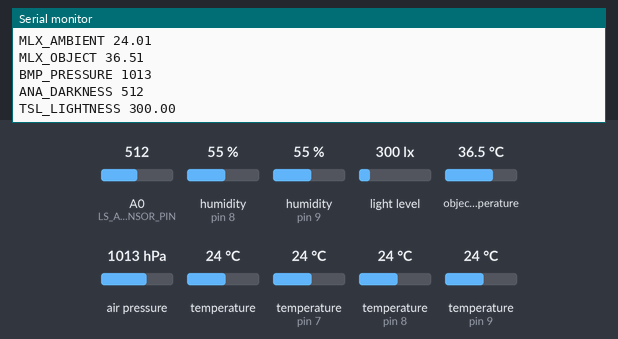
This sketch was run on a simulated Arduino Mega 2560, built with avr-gcc and run on an emulated ATmega2560. Shown: the last lines printed to the serial monitor. Wiring (inferred from the names in the program): DS3231 clock at I2C address 0x68. The test bench sets the inputs (shaded band); at power-on: A0 (LS_ANALOG_SENSOR_PIN) = 512, humidity (sensors on pin 8, pin 9) 55 %, light level 300 lx, object temperature 36.5 °C, air pressure 1013 hPa, temperature 24 °C, temperature (sensors on pin 7, pin 8, pin 9) 24 °C. WiFi joins after 1.5 s; servers stay silent unless stated; the local clock reads 2024-03-15 10:24:30 at power-on unless the sketch sets it.

Above: at 19.6 s.
19.7 s: A0 (LS_ANALOG_SENSOR_PIN) set to 105
At 21.0 s:
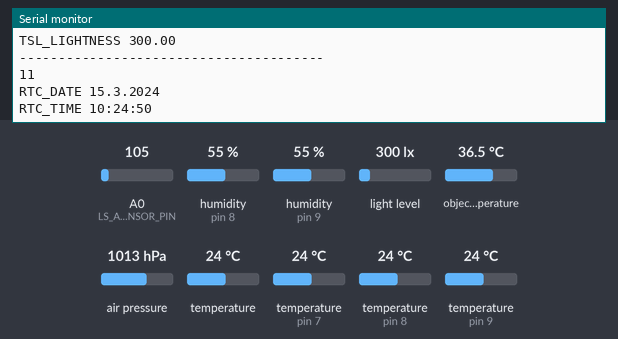
29.0 s: A0 (LS_ANALOG_SENSOR_PIN) set to 91
At 29.6 s:
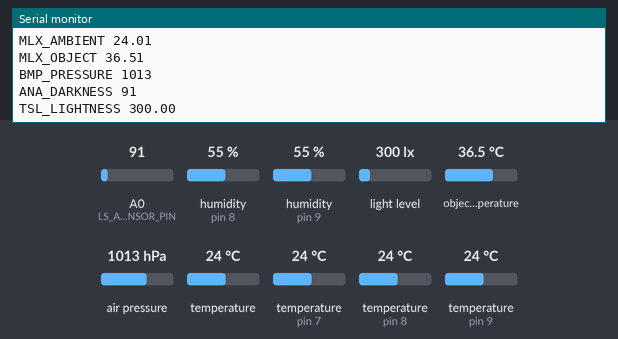
Timing chart, 0 to 32.0 s (numbered marks = the images above; inputs shaded):
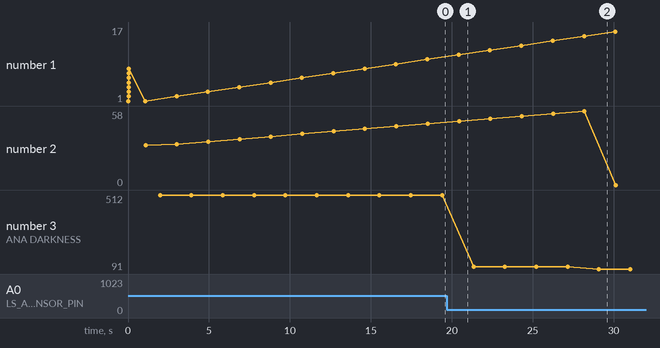

The sketch:

AstroWeather.ino
```cpp
/*
 * AstroWeather
 * (c) 2016 jtr
 * Mega
 */

// Ethernet shield
// Ethernet shield attached to pins 10, 11, 12, 13
#include <SPI.h>
#include <Ethernet.h>

// #define DEBUG

byte mac[] = {
  0xDE, 0xAD, 0xBE, 0xEF, 0xFE, 0xED
};
IPAddress ip(192, 168, 0, 222);
IPAddress gateway(192, 168, 0, 254);
IPAddress subnet(255, 255, 255, 0);
EthernetServer server(80);

//#include <VirtualWire.h>
#include <Wire.h>
#include <Adafruit_MLX90614.h>
#include <OneWire.h>
#include <DallasTemperature.h>

#include <Adafruit_Sensor.h>
#include <Adafruit_BMP085_U.h>

Adafruit_MLX90614 mlx = Adafruit_MLX90614();

#include "DHT.h"

// Uncomment whatever type you're using!
//#define DHTTYPE DHT11   // DHT 11
//#define DHTTYPE DHT22   // DHT 22  (AM2302)
//#define DHTTYPE DHT21   // DHT 21 (AM2301)
// Connect pin 1 (on the left) of the sensor to +5V
// NOTE: If using a board with 3.3V logic like an Arduino Due connect pin 1
// to 3.3V instead of 5V!
// Connect pin 2 of the sensor to whatever your DHTPIN is
// Connect pin 4 (on the right) of the sensor to GROUND
// Connect a 10K resistor from pin 2 (data) to pin 1 (power) of the sensor
// Initialize DHT sensor for normal 16mhz Arduino
#define DHT22PIN 9
#define DHT21PIN 8
DHT dht22(DHT22PIN, DHT22);
DHT dht21(DHT21PIN, DHT21);

#define ONE_WIRE_BUS 7
OneWire oneWire(ONE_WIRE_BUS);
DallasTemperature sensors(&oneWire);

#define DS3231_I2C_ADDRESS 0x68
//#define DS3231_I2C_ADDRESS 0x57

// Light Sensor
#define LS_ANALOG_SENSOR_PIN A0
//#define LS_DIGITAL_SENSOR_PIN 3

// BMP180
Adafruit_BMP085_Unified bmp = Adafruit_BMP085_Unified(10085);

// TLS2561
#include <Adafruit_TSL2561_U.h>
Adafruit_TSL2561_Unified tsl = Adafruit_TSL2561_Unified(TSL2561_ADDR_FLOAT, 12345);

#define STR_S1_TEMPERATURE "DS_TEMPERATURE"
#define STR_S2_TEMPERATURE "DHT22_TEMPERATURE"
#define STR_S2_HUMIDITY    "DHT22_HUMIDITY"
#define STR_S3_TEMPERATURE "DHT21_TEMPERATURE"
#define STR_S3_HUMIDITY    "DHT21_HUMIDITY"
#define STR_S4_AMBIENT     "MLX_AMBIENT"
#define STR_S4_OBJECT      "MLX_OBJECT"
#define STR_S5_PRESSURE    "BMP_PRESSURE"
#define STR_S6_DATE        "RTC_DATE"
#define STR_S6_TIME        "RTC_TIME"
#define STR_S7_DARK        "ANA_DARKNESS"
#define STR_S8_LIGHT       "TSL_LIGHTNESS"

String str01 = "";
String str02 = "";
String str03 = "";
String str04 = "";
String str05 = "";
String str06 = "";
String str07 = "";
String str08 = "";
String str09 = "";
String str10 = "";
String str11 = "";
String str12 = "";

#define RESET_COUNTER 30000
#define DELAY_SECOND  1000

int rstcnt = 0;

void(* resetFunc) (void) = 0;

void setup() {

  Serial.begin(9600);

#ifdef DEBUG
  Serial.println("setup:");
#endif

  Ethernet.begin(mac, ip);
  server.begin();
  Serial.print("Server is at ");
  Serial.println(Ethernet.localIP());

Serial.println(1);
  sensors.begin();
Serial.println(2);
  dht22.begin();
Serial.println(3);
  dht21.begin();
Serial.println(4);
  mlx.begin();
Serial.println(5);

  if (!bmp.begin()) {
    Serial.print("Ooops, no BMP085 detected ... Check your wiring or I2C ADDR!");
    while (1);
  }

Serial.println(6);

  //  set the initial time here:
  //  DS3231 seconds, minutes, hours, day, date, month, year
  // setDS3231time(00,10,15,4,18,11,15);

  Wire.begin();

Serial.println(7);

  tsl.enableAutoRange(true);
  tsl.setIntegrationTime(TSL2561_INTEGRATIONTIME_13MS);
  if (!tsl.begin()) {
    Serial.print("Ooops, no TSL2561 detected ... Check your wiring or I2C ADDR!");
    while (1);
  }

Serial.println(8);

  delay(DELAY_SECOND);
}

void loop() {

#ifdef DEBUG
  Serial.println("loop:");
#endif

  Serial.println("---------------------------------------");
  Serial.println(++rstcnt);

  displayTime();

  ds_sensor();
  dht22_sensor();
  dht21_sensor();
  mlx_sensor();
  bmp_sensor();
  light_sensor();
  tsl_sensor();

  if (rstcnt == RESET_COUNTER) {
     Serial.println("Rebooting....");
     delay(DELAY_SECOND);
     resetFunc();
  }

  listenForEthernetClients();

  delay(DELAY_SECOND);
}

void listenForEthernetClients() {
#ifdef DEBUG
  Serial.println("listenForEthernetClients:");
#endif

  // listen for incoming clients
  EthernetClient client = server.available();
  if (client) {
    Serial.println("Got a client");
    // an http request ends with a blank line
    boolean currentLineIsBlank = true;
    while (client.connected()) {
      if (client.available()) {
        char c = client.read();
        // if you've gotten to the end of the line (received a newline
        // character) and the line is blank, the http request has ended,
        // so you can send a reply
        if (c == '\n' && currentLineIsBlank) {
          // send a standard http response header
          client.println("HTTP/1.1 200 OK");
          client.println("Content-Type: text/html");
          client.println();
          // print the current readings, in HTML format:
          client.print(str01);
          client.println("<br/>");
          client.print(str02);
          client.println("<br/>");
          client.print(str03);
          client.println("<br/>");
          client.print(str04);
          client.println("<br/>");
          client.print(str05);
          client.println("<br/>");
          client.print(str06);
          client.println("<br/>");
          client.print(str07);
          client.println("<br/>");
          client.print(str08);
          client.println("<br/>");
          client.print(str09);
          client.println("<br/>");
          client.print(str10);
          client.println("<br/>");
          client.print(str11);
          client.println("<br/>");
          client.print(str12);

          client.println("<br/>");

          break;
        }
        if (c == '\n') {
          // you're starting a new line
          currentLineIsBlank = true;
        } else if (c != '\r') {
          // you've gotten a character on the current line
          currentLineIsBlank = false;
        }
      }
    }
    // give the web browser time to receive the data
    delay(1);
    // close the connection:
    client.stop();
  }
}

void ds_sensor() {
#ifdef DEBUG
  Serial.println("ds_sensor:");
#endif

  String str;

  sensors.requestTemperatures();
  str = STR_S1_TEMPERATURE + String(" ") + String(sensors.getTempCByIndex(0));
  Serial.println(str);
  str01 = str;
}

void dht22_sensor()
{
#ifdef DEBUG
  Serial.println("dht22_sensor:");
#endif

  String str;
  float h = dht22.readHumidity();
  float t = dht22.readTemperature();

  // Check if any reads failed and exit early (to try again).
  if (isnan(h) || isnan(t)) {
    Serial.println("Failed to read from DHT22 sensor!");
    return;
  }

  str = STR_S2_TEMPERATURE + String(" ") + String(t);
  Serial.println(str);
  str02 = str;

  str = STR_S2_HUMIDITY + String(" ") + String(h);
  Serial.println(str);
  str03 = str;
}

void dht21_sensor()
{
#ifdef DEBUG
  Serial.println("dht21_sensor:");
#endif

  String str;
  float h = dht21.readHumidity();
  float t = dht21.readTemperature();

  // Check if any reads failed and exit early (to try again).
  if (isnan(h) || isnan(t)) {
    Serial.println("Failed to read from DHT21 sensor!");
    return;
  }

  str = STR_S3_TEMPERATURE + String(" ") + String(t);
  Serial.println(str);
  str04 = str;

  str = STR_S3_HUMIDITY + String(" ") + String(h);
  Serial.println(str);
  str05 = str;
}

void mlx_sensor()
{
#ifdef DEBUG
  Serial.println("mlx_sensor:");
#endif

  String str;

  str = STR_S4_AMBIENT + String(" ") + String(mlx.readAmbientTempC());
  Serial.println(str);
  str06 = str;

  str = STR_S4_OBJECT + String(" ") + String(mlx.readObjectTempC());
  Serial.println(str);
  str07 = str;
}

void bmp_sensor()
{
#ifdef DEBUG
  Serial.println("bmp_sensor:");
#endif

  String str;

  /* Get a new sensor event */
  sensors_event_t event;
  bmp.getEvent(&event);

  /* Display the results (barometric pressure is measure in hPa) */
  int p = event.pressure;
  if (p) {
    str = STR_S5_PRESSURE + String(" ") + String(p);
    Serial.println(str);
    str08 = str;
  }
}

// Convert normal decimal numbers to binary coded decimal
byte decToBcd(byte val)
{
  return ( (val / 10 * 16) + (val % 10) );
}

// Convert binary coded decimal to normal decimal numbers
byte bcdToDec(byte val)
{
  return ( (val / 16 * 10) + (val % 16) );
}

void setDS3231time(byte second, byte minute, byte hour, byte dayOfWeek, byte
                   dayOfMonth, byte month, byte year)
{
  // sets time and date data to DS3231
  Wire.beginTransmission(DS3231_I2C_ADDRESS);
  Wire.write(0); // set next input to start at the seconds register
  Wire.write(decToBcd(second)); // set seconds
  Wire.write(decToBcd(minute)); // set minutes
  Wire.write(decToBcd(hour)); // set hours
  Wire.write(decToBcd(dayOfWeek)); // set day of week (1=Sunday, 7=Saturday)
  Wire.write(decToBcd(dayOfMonth)); // set date (1 to 31)
  Wire.write(decToBcd(month)); // set month
  Wire.write(decToBcd(year)); // set year (0 to 99)
  Wire.endTransmission();
}

void readDS3231time(byte *second,
                    byte *minute,
                    byte *hour,
                    byte *dayOfWeek,
                    byte *dayOfMonth,
                    byte *month,
                    byte *year)
{
  Wire.beginTransmission(DS3231_I2C_ADDRESS);
  Wire.write(0); // set DS3231 register pointer to 00h
  Wire.endTransmission();
  Wire.requestFrom(DS3231_I2C_ADDRESS, 7);
  // request seven bytes of data from DS3231 starting from register 00h
  *second = bcdToDec(Wire.read() & 0x7f);
  *minute = bcdToDec(Wire.read());
  *hour = bcdToDec(Wire.read() & 0x3f);
  *dayOfWeek = bcdToDec(Wire.read());
  *dayOfMonth = bcdToDec(Wire.read());
  *month = bcdToDec(Wire.read());
  *year = bcdToDec(Wire.read());
}

void displayTime()
{
#ifdef DEBUG
  Serial.println("displayTime:");
#endif

  String str;
  byte second, minute, hour, dayOfWeek, dayOfMonth, month, year;

  // retrieve data from DS3231
  readDS3231time(&second, &minute, &hour, &dayOfWeek, &dayOfMonth, &month, &year);

  str = String(dayOfMonth) + "." + String(month) + "." + "20" + String(year);
  str = STR_S6_DATE + String(" ") + str;
  Serial.println(str);
  str09 = str;

  str = String(hour) + ":" + (minute < 10 ? "0" : "") + String(minute) + ":" + (second < 10 ? "0" : "") + String(second);
  str = STR_S6_TIME + String(" ") + str;
  Serial.println(str);
  str10 = str;
}

void light_sensor()
{
#ifdef DEBUG
  Serial.println("light_sensor:");
#endif

  int  switch_state;
  int  LightAnalogValue;
  String str;

  LightAnalogValue = analogRead(LS_ANALOG_SENSOR_PIN);
  str = STR_S7_DARK + String(" ") + String(LightAnalogValue);
  Serial.println(str);
  str11 = str;
}

void tsl_sensor()
{
#ifdef DEBUG
  Serial.println("tsl_sensor:");
#endif

  /* Get a new sensor event */
  sensors_event_t event;
  tsl.getEvent(&event);
  String str;

  /* Display the results (light is measured in lux) */
  if (event.light) {
    str = STR_S8_LIGHT + String(" ") + String(event.light);
    Serial.println(str);
    str12 = str;
  }
}
```

Measured:
- the behaviour switches between 100 and 99 on A0 (LS_ANALOG_SENSOR_PIN) (found by bisection; images 1 and 2)
- after the input at 29.0 s, the serial monitor: prints a new line after 0.09 s (image 2)
- plotted number 3: 512 → 105 after the input at 19.7 s, 105 → 91 after the input at 29.0 s
